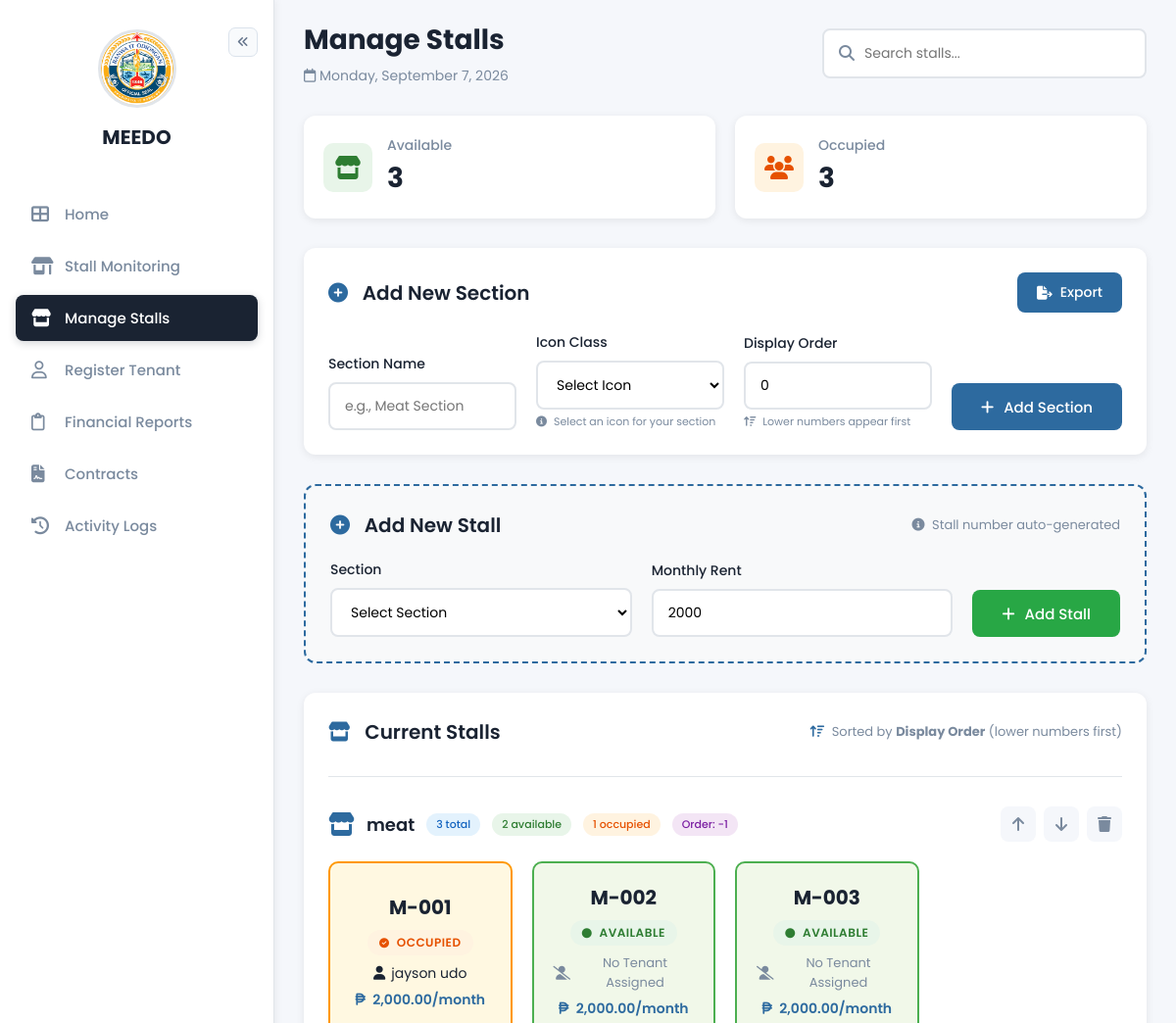
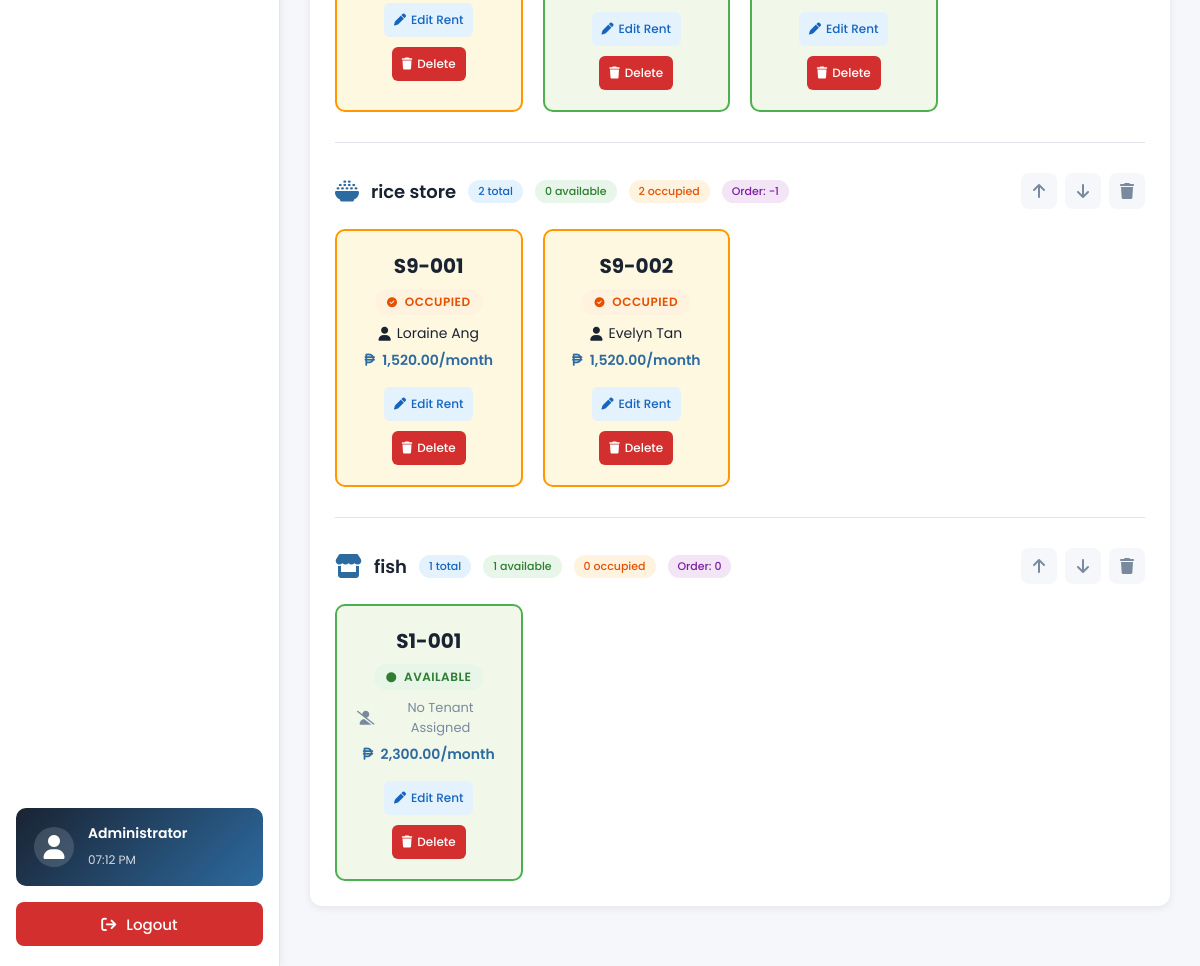
Page /manage-stalls.php (signed in) on the earlier database version (2 pictures, top to bottom).
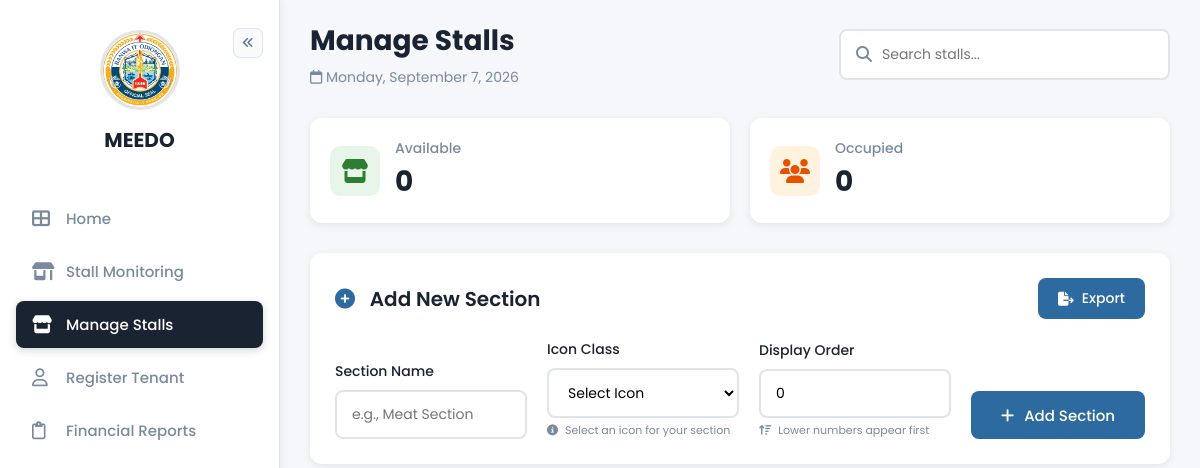
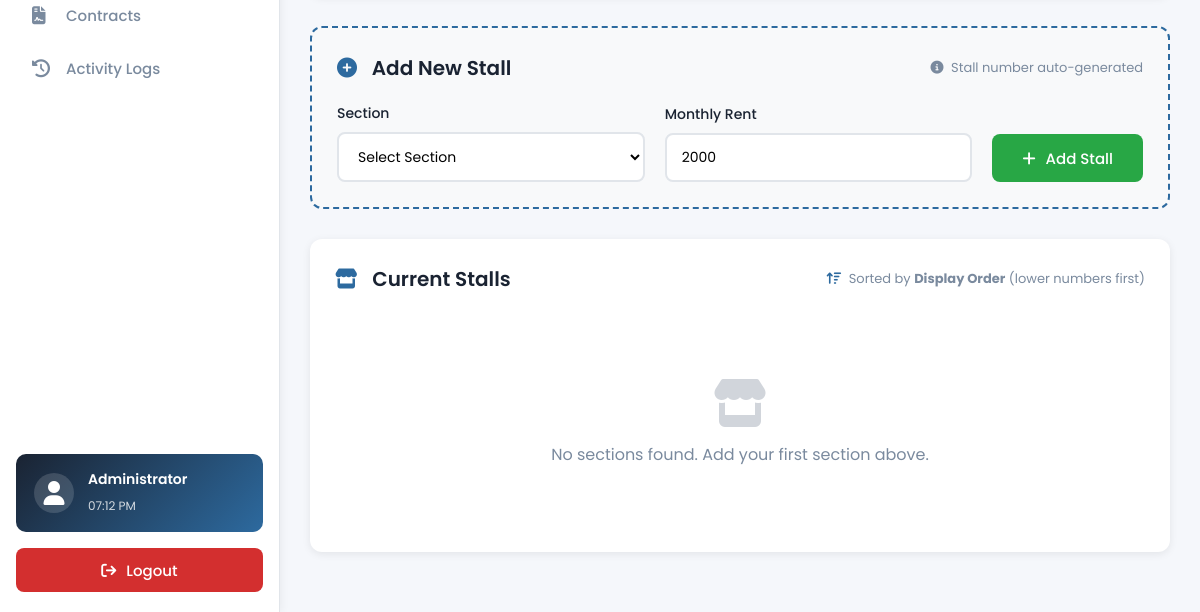
Same page on the later database version (2 pictures, top to bottom).
### tables this page shows
CREATE TABLE IF NOT EXISTS sections (
    id INT UNSIGNED AUTO_INCREMENT PRIMARY KEY,
    section_name VARCHAR(100) NOT NULL,
    icon_class VARCHAR(50) NOT NULL DEFAULT 'Store',
    display_order INT NOT NULL DEFAULT 0,
    created_at TIMESTAMP NOT NULL DEFAULT CURRENT_TIMESTAMP,
    UNIQUE KEY uq_section_name (section_name)
);

CREATE TABLE IF NOT EXISTS stalls (
    id INT UNSIGNED AUTO_INCREMENT PRIMARY KEY,
    stall_number VARCHAR(20) NOT NULL,
    section_id INT UNSIGNED NULL,
    tenant_name VARCHAR(100) NULL,
    status ENUM('Occupied', 'Vacant') NOT NULL DEFAULT 'Vacant',
    monthly_rent DECIMAL(10, 2) NOT NULL DEFAULT 0.00,
    created_at TIMESTAMP NOT NULL DEFAULT CURRENT_TIMESTAMP,
    UNIQUE KEY uq_stall_number (stall_number),
    KEY idx_stalls_section (section_id),
    KEY idx_stalls_status (status),
    CONSTRAINT fk_stalls_section
        FOREIGN KEY (section_id) REFERENCES sections (id)
        ON DELETE CASCADE
);

### manage-stalls.php (the view, shortened to what the changed rows need)
<?php
include 'includes/database.php';
function getIconClass($icon_name) {
    $icon_name = trim($icon_name);
    $icon_map = [
        'meat' => 'fa-drumstick-bite',
        'fish' => 'fa-fish',
        'vegetables' => 'fa-leaf',
        'fruits' => 'fa-apple-whole',
        'eggs' => 'fa-egg',
        'poultry' => 'fa-drumstick-bite',
        'rice & grains' => 'fa-bowl-rice',
        'rice' => 'fa-bowl-rice',
        'grains' => 'fa-bowl-rice',
        'grocery' => 'fa-store',
        'bakery' => 'fa-bread-slice',
        'spices & condiments' => 'fa-pepper',
        'spices' => 'fa-pepper',
        'condiments' => 'fa-pepper',
        'seafood' => 'fa-fish',
        'dry goods' => 'fa-box',
        'drygoods' => 'fa-box',
        'cooked foods' => 'fa-utensils',
        'cooked' => 'fa-utensils',
        'beverages' => 'fa-mug-saucer',
        'beverage' => 'fa-mug-saucer',
        'drinks' => 'fa-mug-saucer',
        'household supplies' => 'fa-soap',
        'household' => 'fa-soap',
        'supplies' => 'fa-soap'
    ];
    $icon_name_lower = strtolower($icon_name);
    if (isset($icon_map[$icon_name_lower])) {
        return $icon_map[$icon_name_lower];
    }
    return 'fa-store';
}
?>
<!DOCTYPE html>
<html lang="en">
<head>
    <link rel="stylesheet" href="css/homepage.css">
    <link rel="stylesheet" href="css/manage-stalls.css">
    <link rel="stylesheet" href="css/sidebar.css">
    <link rel="stylesheet" href="https://cdnjs.cloudflare.com/ajax/libs/font-awesome/6.5.2/css/all.min.css">
</head>
<body>
    <?php include 'includes/sidebar.php'; ?>
    <div class="main-content">
        <div class="content-wrapper">
            <div class="header">
                <div>
                    <h1>Manage Stalls</h1>
                </div>
            </div>
            <div class="stats-cards">
                <div class="stat-card available">
                    <div class="stat-info">
                        <h3>Available</h3>
                        <p><?php
                            $result = mysqli_query($conn, "SELECT COUNT(*) as count FROM stalls WHERE status = 'Vacant'");
                            if ($result && mysqli_num_rows($result) > 0) {
                                $row = mysqli_fetch_assoc($result);
                                echo $row ? $row['count'] : 0;
                            } else {
                                echo 0;
                            }
                        ?></p>
                    </div>
                </div>
                <div class="stat-card occupied">
                    <div class="stat-info">
                        <h3>Occupied</h3>
                        <p><?php
                            $result = mysqli_query($conn, "SELECT COUNT(*) as count FROM stalls WHERE status = 'Occupied'");
                            if ($result && mysqli_num_rows($result) > 0) {
                                $row = mysqli_fetch_assoc($result);
                                echo $row ? $row['count'] : 0;
                            } else {
                                echo 0;
                            }
                        ?></p>
                    </div>
                </div>
            </div>
            <div class="add-section-container">
                <div class="section-header-bar">
                    <h2><i class="fa-solid fa-plus-circle"></i> Add New Section</h2>
                </div>
            </div>
            <div class="add-stall-container">
                <div class="section-header-bar">
                    <h2><i class="fa-solid fa-plus-circle"></i> Add New Stall</h2>
                </div>
            </div>
            <div class="stalls-container">
                <div class="stalls-header">
                    <h2><i class="fa-solid fa-store"></i> Current Stalls</h2>
                </div>
                <?php
                $table_check = mysqli_query($conn, "SHOW TABLES LIKE 'sections'");
                if (!$table_check || mysqli_num_rows($table_check) == 0) {
                    echo '<div class="no-sections">
                            <i class="fa-solid fa-database"></i>
                            <p>Please create the sections table first. Run the SQL script.</p>
                          </div>';
                } else {
                    $sections_query = "SELECT * FROM sections ORDER BY display_order ASC";
                    $sections_result = mysqli_query($conn, $sections_query);
                    if ($sections_result && mysqli_num_rows($sections_result) > 0) {
                        while ($section = mysqli_fetch_assoc($sections_result)) {
                            $section_id = $section['id'];
                            $count_query = "SELECT
                                COUNT(*) as total,
                                SUM(CASE WHEN status = 'Occupied' THEN 1 ELSE 0 END) as occupied,
                                SUM(CASE WHEN status = 'Vacant' THEN 1 ELSE 0 END) as available
                                FROM stalls WHERE section_id = '$section_id'";
                            $count_result = mysqli_query($conn, $count_query);
                            if ($count_result && mysqli_num_rows($count_result) > 0) {
                                $counts = mysqli_fetch_assoc($count_result);
                                $total = $counts['total'] ?? 0;
                                $occupied = $counts['occupied'] ?? 0;
                                $available = $counts['available'] ?? 0;
                            } else {
                                $total = 0;
                                $occupied = 0;
                                $available = 0;
                            }
                            $icon_name = $section['icon_class'] ?? 'Store';
                            $icon_class = getIconClass($icon_name);
                            ?>
                            <div class="stall-section">
                                <div class="stall-section-header">
                                    <div class="section-info">
                                        <i class="fa-solid <?php echo $icon_class; ?>"></i>
                                        <h3><?php echo htmlspecialchars($section['section_name']); ?></h3>
                                        <span class="badge total"><?php echo $total; ?> total</span>
                                        <span class="badge available"><?php echo $available; ?> available</span>
                                        <span class="badge occupied"><?php echo $occupied; ?> occupied</span>
                                        <span class="badge order">Order: <?php echo $section['display_order']; ?></span>
                                    </div>
                                    <div class="section-actions">
                                        <button class="btn-icon" title="Move Up" onclick="moveSection(<?php echo $section['id']; ?>, 'up')">
                                            <i class="fa-solid fa-arrow-up"></i>
                                        </button>
                                        <button class="btn-icon" title="Move Down" onclick="moveSection(<?php echo $section['id']; ?>, 'down')">
                                            <i class="fa-solid fa-arrow-down"></i>
                                        </button>
                                        <button class="btn-icon delete" title="Delete Section" onclick="deleteSection(<?php echo $section['id']; ?>)">
                                            <i class="fa-solid fa-trash"></i>
                                        </button>
                                    </div>
                                </div>
                                <div class="stalls-grid">
                                    <?php
                                    $stalls_query = "SELECT * FROM stalls WHERE section_id = '$section_id' ORDER BY stall_number ASC";
                                    $stalls_result = mysqli_query($conn, $stalls_query);
                                    if ($stalls_result && mysqli_num_rows($stalls_result) > 0) {
                                        while ($stall = mysqli_fetch_assoc($stalls_result)) {
                                            $status_class = strtolower($stall['status'] ?? 'vacant');
                                            $has_tenant = !empty($stall['tenant_name']);
                                            ?>
                                            <div class="stall-card <?php echo $status_class; ?>" data-stall="<?php echo htmlspecialchars($stall['stall_number']); ?>">
                                                <div class="stall-code"><?php echo htmlspecialchars($stall['stall_number']); ?></div>
                                                <div class="stall-status <?php echo $status_class; ?>">
                                                    <?php if ($stall['status'] == 'Occupied'): ?>
                                                        <i class="fa-solid fa-circle-check"></i> Occupied
                                                    <?php else: ?>
                                                        <i class="fa-solid fa-circle"></i> Available
                                                    <?php endif; ?>
                                                </div>
                                                <div class="stall-tenant <?php echo $has_tenant ? '' : 'empty'; ?>">
                                                    <i class="fa-solid <?php echo $has_tenant ? 'fa-user' : 'fa-user-slash'; ?>"></i>
                                                    <?php echo $has_tenant ? htmlspecialchars($stall['tenant_name']) : 'No Tenant Assigned'; ?>
                                                </div>
                                                <div class="stall-rent">
                                                    <i class="fa-solid fa-peso-sign"></i>
                                                    <?php echo number_format($stall['monthly_rent'] ?? 0, 2); ?>/month
                                                </div>
                                                <div class="stall-actions">
                                                    <button class="btn-edit" onclick="editStall(<?php echo $stall['id']; ?>, <?php echo htmlspecialchars(json_encode($stall['monthly_rent'])); ?>)">
                                                        <i class="fa-solid fa-pen"></i> Edit Rent
                                                    </button>
                                                    <button class="btn-delete" onclick="deleteStall(<?php echo $stall['id']; ?>)">
                                                        <i class="fa-solid fa-trash"></i> Delete
                                                    </button>
                                                </div>
                                            </div>
                                            <?php
                                        }
                                    } else {
                                        echo '<div class="no-stalls">No stalls in this section</div>';
                                    }
                                    ?>
                                </div>
                            </div>
                            <?php
                        }
                    } else {
                        ?>
                        <div class="no-sections">
                            <i class="fa-solid fa-store"></i>
                            <p>No sections found. Add your first section above.</p>
                        </div>
                        <?php
                    }
                }
                ?>
            </div>
        </div>
    </div>
</body>
</html>

Differences in the rows shown:
removed sections: section_name "meat", total "3", available "2", occupied "1", display_order "-1"
removed stalls: stall_number "M-001", status "Occupied" (drawn), tenant_name "jayson udo", monthly_rent "2,000.00", shown under "meat"
removed stalls: stall_number "M-002", status "Vacant" (drawn), shows "No Tenant Assigned", monthly_rent "2,000.00", shown under "meat"
removed stalls: stall_number "M-003", status "Vacant" (drawn), shows "No Tenant Assigned", monthly_rent "2,000.00", shown under "meat"
removed sections: section_name "rice store", total "2", available "0", occupied "2", display_order "-1"
removed stalls: stall_number "S9-001", status "Occupied" (drawn), tenant_name "Loraine Ang", monthly_rent "1,520.00", shown under "rice store"
removed stalls: stall_number "S9-002", status "Occupied" (drawn), tenant_name "Evelyn Tan", monthly_rent "1,520.00", shown under "rice store"
removed sections: section_name "fish", total "1", available "1", occupied "0", display_order "0"
removed stalls: stall_number "S1-001", status "Vacant" (drawn), shows "No Tenant Assigned", monthly_rent "2,300.00", shown under "fish"
Other differences:
$row['count']: "3" → "0"
text now shown: "No sections found. Add your first section above."
